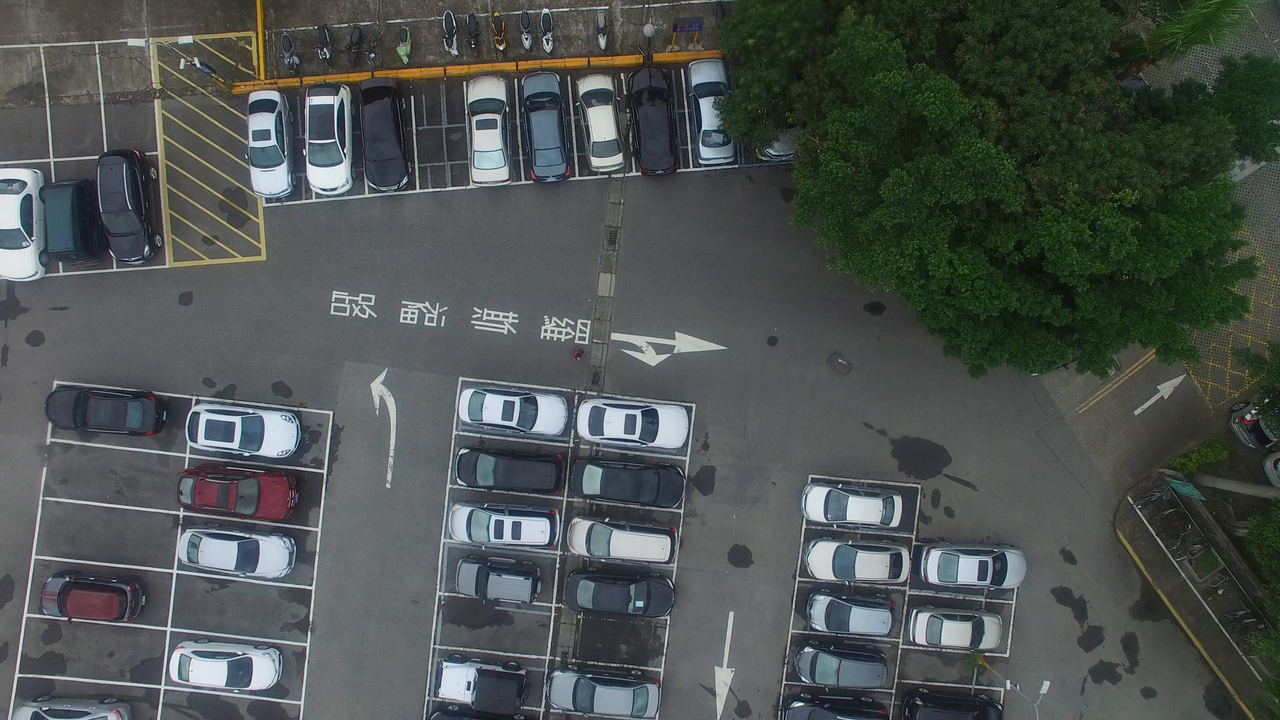
#> input picture Integration/project_moduls/Unet/target_images/1.png, 1280 x 720 px
$ python -i geo.py   (imports and definitions only)   (older library calls are emulated)
#> lines starting #> are read from the running program, lines starting #| are printed output that depends on the picture; after the words box and inside, x2 and y2 are one past the last pixel; in counts of white or black regions, pixels touching at a corner belong together
#> further down, picture is the input picture: shape (720, 1280, 3); mean B, G, R 80, 82.4, 76.6
### Integration/project_moduls/geo/helper.py
import matplotlib.pyplot as plt
import numpy as np
import cv2
import operator
import math

import statistics
from statistics import mode
from statistics import mean

from shapely.geometry import Point
from shapely.geometry.polygon import Polygon

import pickle

dist1 = lambda line1, line2: math.sqrt(  (line2.mid_x - line1.mid_x)**2 + (line2.mid_y - line1.mid_y)**2  )


class Line():
	lineCount = 0

	def __init__(self, x1, y1, x2, y2):
		self.rho = 5
		self.x1 = x1
		self.x2 = x2
		self.y1 = y1
		self.y2 = y2
		Line.lineCount += 1
		self.idx = Line.lineCount

	@property
	def mid_x(self):
		return int((self.x1+self.x2)/2)

	@property
	def mid_y(self):
		return int((self.y1+self.y2)/2)

	@property
	def length(self):
		return int( math.sqrt( (self.y2-self.y1)**2 + (self.x2-self.x1)**2 ) )

	@property
	def ori(self):
		return int( math.degrees(math.atan2(abs((self.x2 - self.x1)), abs((self.y2-self.y1)))) )
		# return int( math.degrees(math.atan2((self.x2 - self.x1), (self.y2-self.y1))) )
	@property
	def ori2(self):
		dx = self.x2 - self.x1
		dy = self.y2 - self.y1
		sign1 = dx*dy
		o = int( math.degrees(math.atan2(abs(dx), abs(dy))) )
		o = o if sign1<=0 else 180-o
		self.sign = -1 if sign1>0 else 1
		o = o if o<=90 else 180-o
		return o

	# [42 lines of commented-out code are left out]

# [41 lines left out: functions show_images, show_one, show, not called in this run]

def roi(image):
	mask = np.ones_like(image)
	masked_image = cv2.bitwise_and(image, mask)
	return masked_image

def my_canny(image):
	gray = cv2.cvtColor(image, cv2.COLOR_BGR2GRAY)
	blur = cv2.GaussianBlur(gray,(5,5),0)
	# canny = cv2.Canny(blur, 50, 150)
	canny = cv2.Canny(blur, 75, 150)
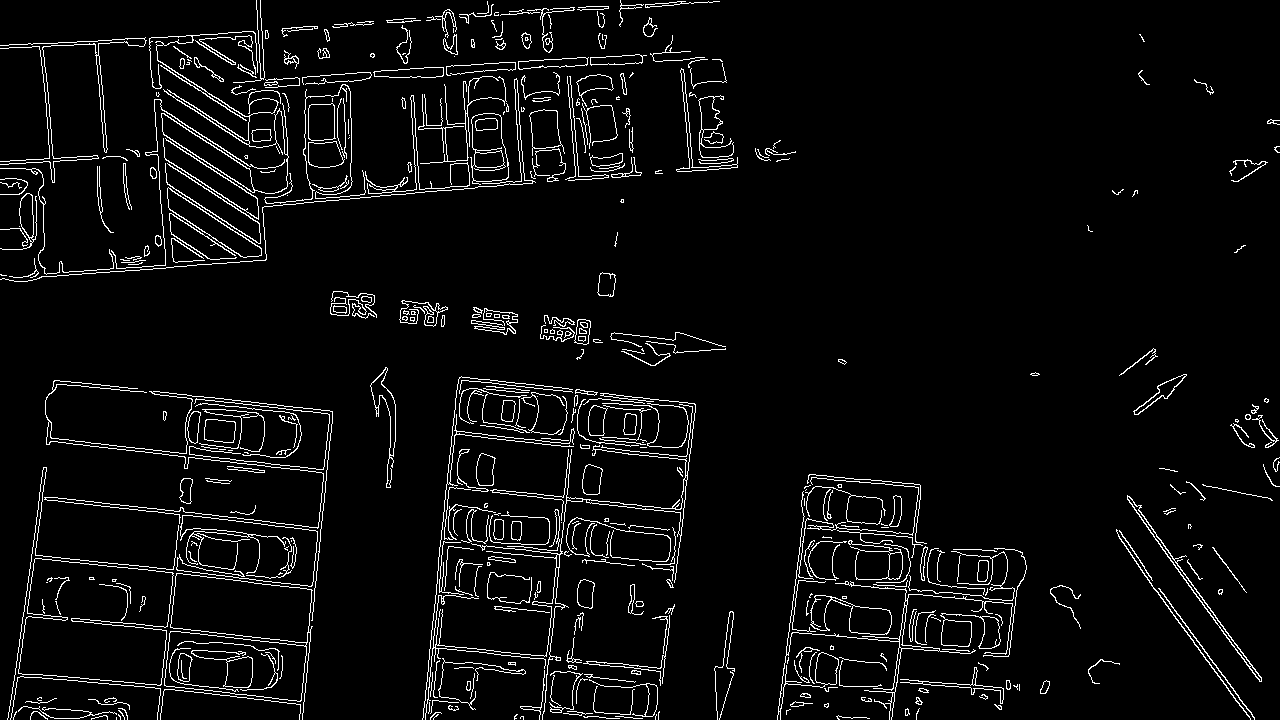
#> canny: shape (720, 1280); 4.8% white in thin lines or dots
	return canny

def process_lines(lines):
	new = []
	# i = 1
	if lines is not None:
		for line in lines:
			for x1,y1,x2,y2 in line:
				# new.append(Line(x1,y1,x2,y2,i))
				new.append(Line(x1,y1,x2,y2))
				# i+=1
	return new

def display_lines(image, lines, color=[255, 0, 0], thickness=2):
	# the lines returned by cv2.HoughLinesP has the shape (-1, 1, 4)
	line_image = np.zeros_like(image)

	for line in lines:
		if 45 < line.ori < 135:
			cv2.line(line_image, (line.x1, line.y1), (line.x2, line.y2), (0,0,255), thickness)
		else:
			cv2.line(line_image, (line.x1, line.y1), (line.x2, line.y2), color, thickness)

		cv2.circle(line_image, (line.mid_x,line.mid_y), 1, (0,255,0), 2)
		cv2.circle(line_image, (line.mid_x,line.mid_y), 10, (0,255,0), 1)

		# [10 lines of commented-out code are left out]

	return line_image

def display_parking_spots(length, ori, image, lines, color=[255, 0, 0], thickness=2):
	# the lines returned by cv2.HoughLinesP has the shape (-1, 1, 4)
	line_image = np.zeros_like(image)
	c,h,w = image.shape
	for line in lines:
		if 45 < line.ori < 135:
			cv2.line(line_image, (line.x1, line.y1), (line.x2, line.y2), (0,0,255), thickness)
		else:
			cv2.line(line_image, (line.x1, line.y1), (line.x2, line.y2), color, thickness)

		cv2.circle(line_image, (line.mid_x,line.mid_y), 1, (0,255,0), 2)
		cv2.circle(line_image, (line.mid_x,line.mid_y), 10, (0,255,0), 1)

		# cv2.circle(line_image, (line.x1, line.y1), 1, (0,255,0), 3) # start point
		# cv2.circle(line_image, (line.x2, line.y2), 1, (0,0,255), 3) # end point
		# cv2.putText(line_image,str(line.ori2),(line.x2-10,line.y2-10),cv2.FONT_HERSHEY_SIMPLEX,0.3,(255,255,0),1,cv2.LINE_AA)

		extra_length = 2
		extra_ori = 0
		extra_width = 10
		# [6 lines of commented-out code are left out]
		o= 90-line.sign*ori
		# print(line.sign)
		x1 = line.mid_x + (extra_length+length/2)*math.cos(math.radians(o+extra_ori))
		y1 = line.mid_y - (extra_length+length/2)*math.sin(math.radians(o+extra_ori))
		x2 = line.mid_x - (extra_length+length/2)*math.cos(math.radians(o+extra_ori))
		y2 = line.mid_y + (extra_length+length/2)*math.sin(math.radians(o+extra_ori))
		x3 = x2 + (extra_width+extra_length+length/2)*math.sin(math.radians(o+extra_ori))
		y3 = y2 + (extra_width+extra_length+length/2)*math.cos(math.radians(o+extra_ori))
		x4 = x1 + (extra_width+extra_length+length/2)*math.sin(math.radians(o+extra_ori))
		y4 = y1 + (extra_width+extra_length+length/2)*math.cos(math.radians(o+extra_ori))

		# [5 lines of commented-out code are left out]

		pts = np.array([[x1,y1],[x2,y2],[x3,y3],[x4,y4]],np.int32)
		pts = pts.reshape((-1,1,2))
		cv2.polylines(line_image,[pts],True,(0,255,255))

		x1_2 = line.mid_x + (extra_length+length/2)*math.cos(math.radians(o+extra_ori))
		y1_2 = line.mid_y - (extra_length+length/2)*math.sin(math.radians(o+extra_ori))
		x2_2 = line.mid_x - (extra_length+length/2)*math.cos(math.radians(o+extra_ori))
		y2_2 = line.mid_y + (extra_length+length/2)*math.sin(math.radians(o+extra_ori))
		x3_2 = x2_2 - (extra_width+extra_length+length/2)*math.sin(math.radians(o+extra_ori))
		y3_2 = y2_2 - (extra_width+extra_length+length/2)*math.cos(math.radians(o+extra_ori))
		x4_2 = x1_2 - (extra_width+extra_length+length/2)*math.sin(math.radians(o+extra_ori))
		y4_2 = y1_2 - (extra_width+extra_length+length/2)*math.cos(math.radians(o+extra_ori))


		pts_2 = np.array([[x1_2,y1_2],[x2_2,y2_2],[x3_2,y3_2],[x4_2,y4_2]],np.int32)
		pts_2 = pts_2.reshape((-1,1,2))
		cv2.polylines(line_image,[pts_2],True,(0,255,255))

	return line_image

def display_parking_spots1(length, ori, image, lines, color=[255, 0, 0], thickness=2):
	# the lines returned by cv2.HoughLinesP has the shape (-1, 1, 4)
	line_image = np.zeros_like(image)
	# spot_dict = {} # maps each parking ID to its coords
	# print(f'ori = {ori}\n')
	coords = []
	# with open("coords.txt","w+") as file:
	for line in lines:
		if 45 < line.ori < 135:
			cv2.line(line_image, (line.x1, line.y1), (line.x2, line.y2), (0,0,255), thickness)
		else:
			cv2.line(line_image, (line.x1, line.y1), (line.x2, line.y2), color, thickness)

		cv2.circle(line_image, (line.mid_x,line.mid_y), 1, (0,255,0), 2)
		cv2.circle(line_image, (line.mid_x,line.mid_y), 10, (0,255,0), 1)

		# cv2.circle(line_image, (line.x1, line.y1), 1, (0,255,0), 3) # start point
		# cv2.circle(line_image, (line.x2, line.y2), 1, (0,0,255), 3) # end point
		# cv2.putText(line_image,str(line.ori2),(line.x2-10,line.y2-10),cv2.FONT_HERSHEY_SIMPLEX,0.3,(255,255,0),1,cv2.LINE_AA)
		# print(line.ori2)

		extra_length = 2
		extra_ori = 0
		# o = line.ori2
		# o = 90 - line.ori2
		o= 90-line.sign*ori
		# print(line.sign)
		x1 = line.mid_x + (extra_length+length/2)*math.cos(math.radians(o+extra_ori))
		y1 = line.mid_y - (extra_length+length/2)*math.sin(math.radians(o+extra_ori))
		x2 = line.mid_x - (extra_length+length/2)*math.cos(math.radians(o+extra_ori))
		y2 = line.mid_y + (extra_length+length/2)*math.sin(math.radians(o+extra_ori))
		x3 = x2 + (extra_length+length/2)*math.sin(math.radians(o+extra_ori))
		y3 = y2 + (extra_length+length/2)*math.cos(math.radians(o+extra_ori))
		x4 = x1 + (extra_length+length/2)*math.sin(math.radians(o+extra_ori))
		y4 = y1 + (extra_length+length/2)*math.cos(math.radians(o+extra_ori))

		# [5 lines of commented-out code are left out]

		pts = np.array([[x1,y1],[x2,y2],[x3,y3],[x4,y4]],np.int32)
		pts = pts.reshape((-1,1,2))
		cv2.polylines(line_image,[pts],True,(0,255,255))

		# [12 lines of commented-out code are left out]

		coords.append( [  (int(x1),int(y1)),(int(x2),int(y2)),(int(x3),int(y3)),(int(x4),int(y4))  ] )
		# [6 lines of commented-out code are left out]

	return coords, line_image

# [9 lines of commented-out code are left out]

def clus(lines):
	small = []
	big = []
	ignore = []
	for i in range(len(lines)):
		if lines[i].idx not in ignore:
			small.append(lines[i])
			for j in range(i+1, len(lines)):
				if dist1(lines[i], lines[j]) < 20 and lines[j].idx not in ignore:
					ignore.append(lines[j].idx)
					small.append(lines[j])
			big.append(small)
		small = []


	reduced = []
	for group in big:
		# for each group of lines take the line with maximum length
		reduced.append(max(group, key=lambda line: line.length))

	return reduced

# [10 lines of commented-out code are left out]

class Box():

	def __init__(self, p1, p2, p3, p4):
		self.lines_idx = []
		self.p1 = p1
		self.p2 = p2
		self.p3 = p3
		self.p4 = p4

	# @property
	def contain(self, line):
		point = Point(line.mid_x, line.mid_y)
		polygon = Polygon([(self.p1[0], self.p1[1]), (self.p2[0], self.p2[1]), (self.p3[0], self.p3[1]), (self.p4[0], self.p4[1])])
		if polygon.contains(point):
			self.lines_idx.append(line)

def find_contours(image, lines, th:int):
	boxes = []
	imgray = cv2.cvtColor(image, cv2.COLOR_BGR2GRAY)
	ret, thresh = cv2.threshold(imgray, 127, 255, 0)
	# output, contours, hierarchy = cv2.findContours(thresh, cv2.RETR_TREE, cv2.CHAIN_APPROX_SIMPLE)
	# output, contours, hierarchy = cv2.findContours(thresh, cv2.RETR_EXTERNAL, cv2.CHAIN_APPROX_NONE)


	#output, contours, hierarchy = cv2.findContours(thresh, cv2.RETR_EXTERNAL, cv2.CHAIN_APPROX_SIMPLE)
	# Nutov --> removed element
	contours, hierarchy = cv2.findContours(thresh, cv2.RETR_EXTERNAL, cv2.CHAIN_APPROX_SIMPLE)

	# output, contours, hierarchy = cv2.findContours(thresh, cv2.RETR_CCOMP, cv2.CHAIN_APPROX_SIMPLE)
	# c = max(contours, key = cv2.contourArea)
	cnts = sorted(contours, key = cv2.contourArea, reverse = True)

	# [6 lines of commented-out code are left out]


	for b in cnts:
		rect = cv2.minAreaRect(b)
		# print(rect)
		box = cv2.boxPoints(rect)
		box = np.int0(box)
		# print(box[0],box[1],box[2],box[3])
		cv2.drawContours(image,[box],0,(0,0,255),2)
		boxes.append(Box(box[0],box[1],box[2],box[3]))

	# show_one(image, 'with clustering')

	for line in lines:
		for bb in boxes:
			bb.contain(line)
			# dist = cv2.pointPolygonTest(bb,(line.mid_x,line.mid_y),True)
			# dist = cv2.pointPolygonTest(cnt,(50,50),True)


	final = []
	for b in boxes:
		size = len(b.lines_idx)
		if  size > th:
			for line in b.lines_idx:
				final.append(line)
		else:
			break

	return final

def hull(image):
	pass
	#Convex Hull

### Integration/project_moduls/geo/geo.py
import matplotlib.pyplot as plt
import numpy as np
import cv2
import math
import sys
from .helper import *


def GetCoords(src:np.array,is_show = False):
	#------------------------------------------------------------------
	min_length = 20 # 20
	max_length = 200 # 70
	DOF_orientation = 20 # orientation gap in degres
	DOF_length = 0.33 # length gap in percentage
	#------------------------------------------------------------------
	#image_name = sys.argv[1]
	#src = cv2.imread(f'./images/{image_name}')


	image = np.copy(src)
	# TODO: delete
	#print(f'image type {image.dtype}')

	canny_image = my_canny(image)
	# TODO: delete
	#print(f'canny_image {canny_image.sum()}')
	#plt.imshow(image)
	#plt.show()
	roi_image = roi(canny_image)
	# TODO: delete
	#rint(f'roi_image {roi_image.sum()}')
	if is_show:
		show_one(image, 'original')
	#ret,roi_image = cv2.threshold(roi_image,127,255,0)
	#------------------------------------------------------------------
	# morphology
	kernel = np.ones((5,5),np.uint8)
	# roi_image = cv2.morphologyEx(roi_image, cv2.MORPH_GRADIENT, kernel1)
	# kernel2 = np.ones((9,9),np.uint8)
	# roi_image = cv2.morphologyEx(roi_image, cv2.MORPH_TOPHAT, kernel2)
	roi_image = cv2.dilate(roi_image,kernel,iterations = 1)
#> roi_image: shape (720, 1280); values 0 (black) and 1 (white), 20.7% white; 70 white regions, largest, box (x1, y1, x2, y2) and area: (0, 0, 740, 284) 56787, (420, 374, 698, 720) 39559, (5, 378, 335, 720) 34874
	roi_image = cv2.erode(roi_image,kernel,iterations = 1)
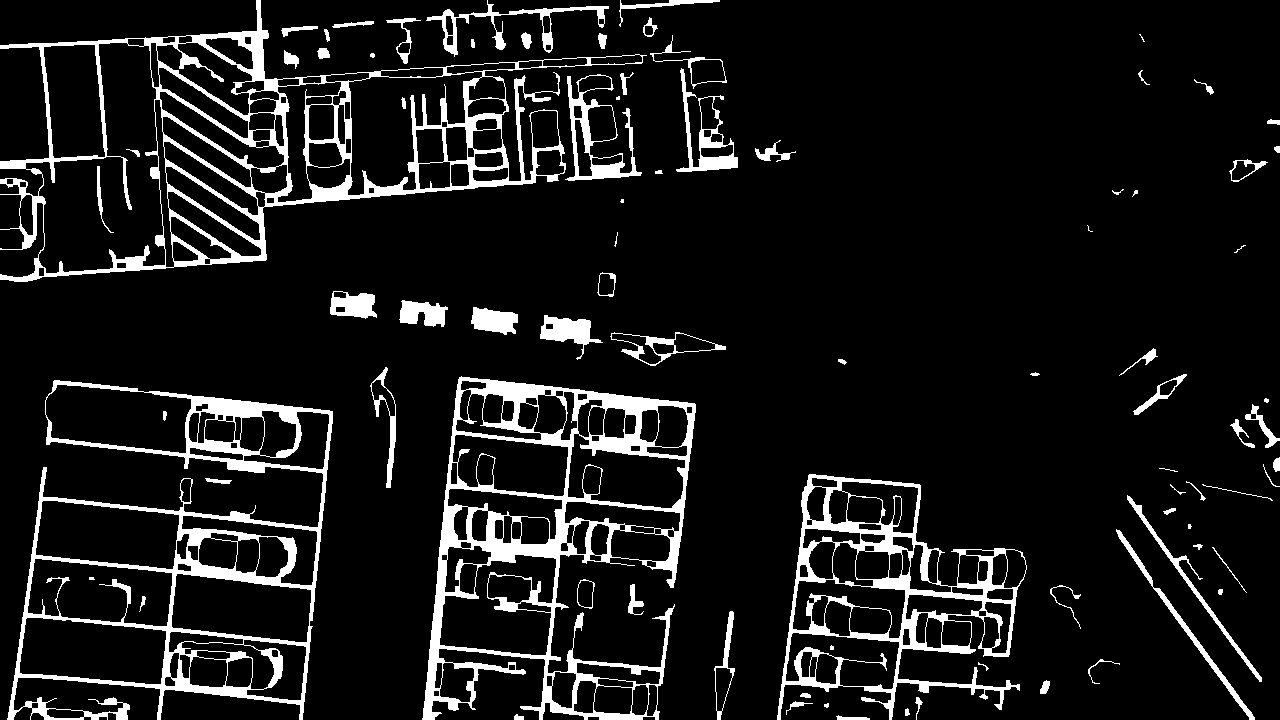
#> roi_image: shape (720, 1280); values 0 (black) and 1 (white), 9.7% white; 85 white regions (12 under 20 px), largest, box (x1, y1, x2, y2) and area: (0, 0, 647, 282) 21029, (422, 376, 696, 720) 20509, (7, 380, 333, 720) 17511
	if is_show:
		show_one(roi_image, 'roi_image')


	#------------------------------------------------------------------
	# lines = cv2.HoughLinesP(roi_image, 1, np.pi / 180, 20, maxLineGap=10)
	lines = cv2.HoughLinesP(roi_image, 1, np.pi / 180, 20, maxLineGap=10)

	# TODO: delete
	#print(f'lines {lines}')

	all_lines = process_lines(lines)
#> the loop in process_lines, `for line in lines:` made 3215 passes
#> line on passes 1 to 3: [[795, 579, 1015, 602]], [[809, 474, 920, 488]], [[387, 22, 608, 7]]
#> after the loop in process_lines, `for line in lines:`: new = 3215 items
#> all_lines = 3215 items

	# TODO: delete
	#print(f'all_lines {all_lines}')
	#------------------------------------------------------------------
	# filter out small and large lines
	filtered_lines_by_length = list(filter(lambda line:  min_length <= line.length <= max_length , all_lines))
#> filtered_lines_by_length = 1238 items
	# TODO: delete
	#print(f'filtered_lines_by_length {filtered_lines_by_length}')
	#------------------------------------------------------------------
	# mode of orienation
	values = [line.ori for line in filtered_lines_by_length]
#> values = 1238 values, max 90 at index 8, min 0 at index 246, mean 61.6
	m = mode(values)
#> m = 90
	filtered_lines_by_mode_orientation = list(filter(lambda line:  m-DOF_orientation <= line.ori <= m+DOF_orientation , filtered_lines_by_length))
#> filtered_lines_by_mode_orientation = 788 items
	# filtered_lines_by_mode_orientation, m = mode_filtering(filtered_lines_by_length, 'ORI', DOF_orientation)
	#------------------------------------------------------------------
	# mode of length
	values = [line.length for line in filtered_lines_by_mode_orientation]
#> values = 788 values, max 187 at index 164, min 20 at index 87, mean 44.24
	mm = mode(values)
#> mm = 21
	filtered_lines_by_mode_length = list(filter(lambda line:  int(mm-mm*DOF_length) <= line.length <= int(mm+mm*DOF_length) , filtered_lines_by_mode_orientation))
#> filtered_lines_by_mode_length = 223 items
	# filtered_lines_by_mode_length, mm = mode_filtering(filtered_lines_by_mode_orientation, 'LEN', DOF_length)
	#------------------------------------------------------------------
	### clust = clus(filtered_lines_by_mode_orientation)
	clust = clus(filtered_lines_by_mode_length)
#> after the loop in clus, `for i in range(len(lines)):`: big = 121 items; ignore = 102 values, max 3204 at index 66, min 189 at index 0, mean 1710
#> the loop in clus, `for group in big:` made 121 passes
#> after the loop in clus, `for group in big:`: reduced = 121 items
#> clust = 121 items
	clustered_lines_by_distance = clus(clust)
#> the loop in clus (call 2), `for i in range(len(lines)):` made 121 passes
#> the loop in clus (call 2), `for group in big:` made 120 passes
#> clustered_lines_by_distance = 120 items
	#------------------------------------------------------------------
	vals_length = [line.length for line in clustered_lines_by_distance]
#> vals_length = 120 values, max 27 at index 0, min 20 at index 8, mean 23.98
	vals_ori2 = [line.ori2 for line in clustered_lines_by_distance]
#> in ori2, `dx = self.x2 - self.x1`: dx = 27
#> in ori2, `dy = self.y2 - self.y1`: dy = -1
#> in ori2, `sign1 = dx*dy`: sign1 = -27
#> in ori2, `o = int( math.degrees(math.atan2(abs(dx), abs(dy))) )`: o = 87
#> in ori2, `self.sign = -1 if sign1>0 else 1`: self.sign = 1
#> vals_ori2 = 120 values, max 90 at index 7, min 72 at index 13, mean 83.12
	mode_length = mode(vals_length)
#> mode_length = 27
	mode_ori2 = mode(vals_ori2)
#> mode_ori2 = 87
	# print(f'length = {mode_length} & ori = {mode_ori2}')


	#--------------------------------------
	line_image1 = display_lines(image, all_lines)
	combo_image1 = cv2.addWeighted(image, 0.8, line_image1, 1, 1)

	line_image2 = display_lines(image, filtered_lines_by_length)
	combo_image2 = cv2.addWeighted(image, 0.8, line_image2, 1, 1)

	line_image3 = display_lines(image, filtered_lines_by_mode_orientation)
	combo_image3 = cv2.addWeighted(image, 0.8, line_image3, 1, 1)

	line_image4 = display_lines(image, filtered_lines_by_mode_length)
	combo_image4 = cv2.addWeighted(image, 0.8, line_image4, 1, 1)

	line_image5 = display_lines(image, clustered_lines_by_distance)
#> the loop in display_lines (call 5), `for line in lines:` made 120 passes
#> after the loop in display_lines (call 5), `for line in lines:`:
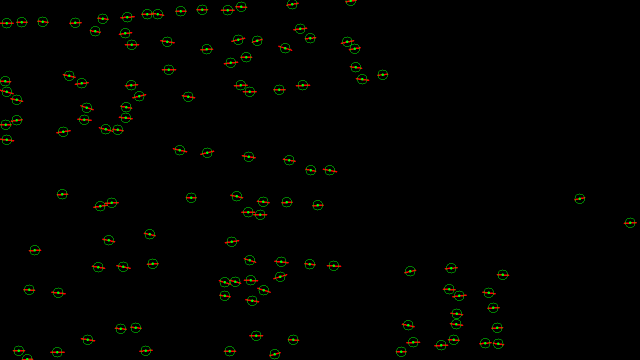
#> line_image: shape (720, 1280, 3) (shown at 1/2 size); mean of channels 0, 1, 2 0, 2.5, 1.9; drawn as B, G, R
	combo_image5 = cv2.addWeighted(image, 0.8, line_image5, 1, 1)
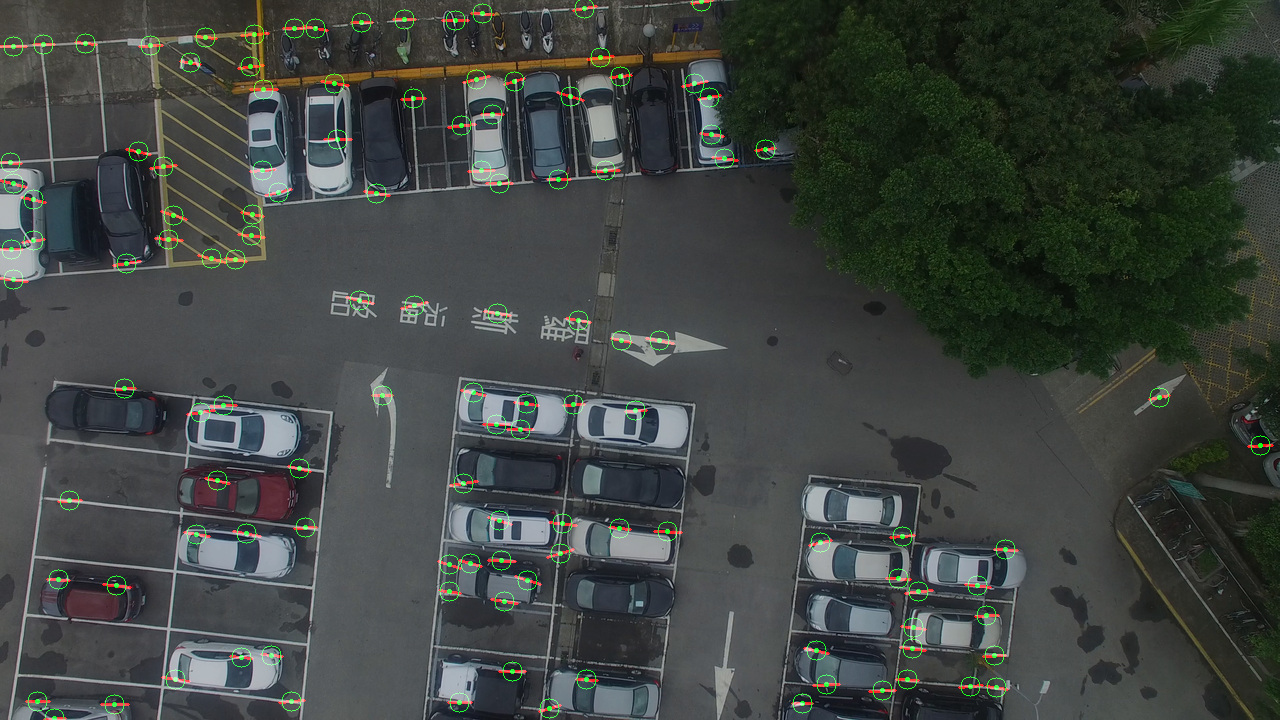
#> combo_image5: shape (720, 1280, 3); mean B, G, R 65, 68.6, 63.5

	line_image6 = display_parking_spots(mode_length, mode_ori2, image, clustered_lines_by_distance)
#> (the rest of the program and of its run is left out)
